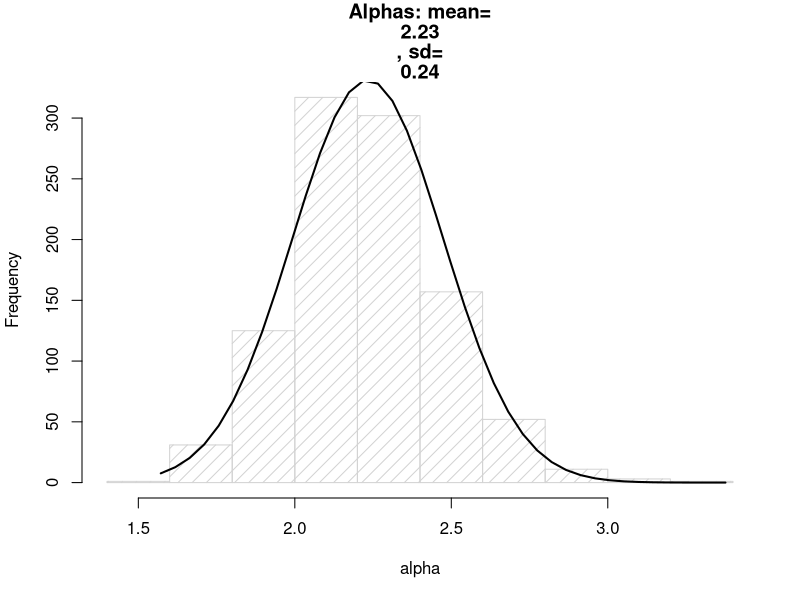
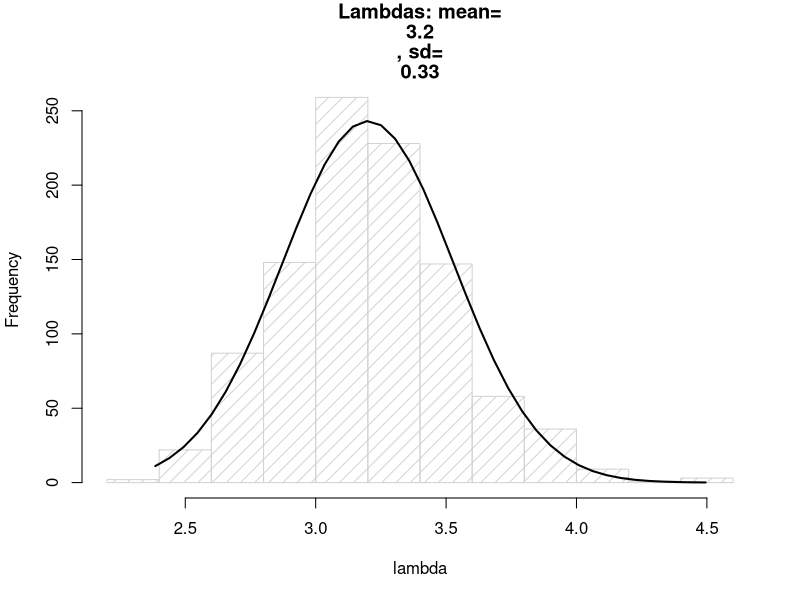

Generate these figures, in order, with R:
## 553.430 Introduction to Statistics
# Section Example Code
# Ronan Perry

set.seed(12)

get_params <- function(){
    return(c(2,3))
}


## To start, choose fixed values for \alpha and \lambda. 
params = get_params()
alpha <- params[1]
lam <- params[2]

n <- 250

## Generate a vector of 250 random gamma distributed random variables with these parameters 
# (make sure that your R parameters coincide with how Rice defines the parameters in the text). 

X <- rgamma(n=n, shape=alpha, rate = lam)


## From this and the formulas for the MOM estimators, 
# compute \hat{\lambda} and \hat{\alpha} for this data. 
# (You can verify that these numbers should be close to whatever your chosen parameter values were).

alpha1 <- mean(X) / var(X)
lam1 <- mean(X)**2 / var(X)

# Suppose \hat{\lambda}=a, and \hat{\alpha}=b.

## Determine what the large-sample distribution of these MOM estimators might be, you should implement a loop. 
# You can do this by creating, in R, an empty list with two columns. 
# I'd start with a list with 1000 rows. Let m run from 1 to 1000. 
# For each m, generate 250 gamma distributed random variables with parameters (a, b)
# that you computed above from the original data itself. 
## Compute the MOM estimates for alpha and lambda from this newly-generated data (using the formulas above for MOM estimates), 
# and then store this pair of estimates as an ordered pair in the list. 

alphas <- c()
lambdas <- c()

for (m in 1:1000){
    Xhat <- rgamma(n=n, shape=alpha1, rate = lam1)
    alphas[m] <- mean(Xhat) / var(Xhat)
    lambdas[m] <- mean(Xhat)**2 / var(Xhat)
}

## Once you have filled all spots in the list (which should have 1000 pairs in it), 
# you should plot the \hat{\lambda} coordinate and the \hat{alpha} coordinate.

# Plot alphas
xfit <- seq(min(alphas), max(alphas), length = 40) 
yfit <- dnorm(xfit, mean = mean(alphas), sd = sd(alphas)) 
ha <- hist(alphas, breaks = 10, density = 10,
          col = "lightgray", xlab = "alpha", main = paste(c("Alphas: mean=",round(mean(alphas),2),", sd=",round(sd(alphas),2)))) 
yfit <- yfit * diff(ha$mids[1:2]) * length(alphas) 
lines(xfit, yfit, col = "black", lwd = 2)

# Plot lambdas
xfit <- seq(min(lambdas), max(lambdas), length = 40) 
yfit <- dnorm(xfit, mean = mean(lambdas), sd = sd(lambdas)) 
ha <- hist(lambdas, breaks = 10, density = 10,
           col = "lightgray", xlab = "lambda", main = paste(c("Lambdas: mean=",round(mean(lambdas),2),", sd=",round(sd(lambdas),2)))) 
yfit <- yfit * diff(ha$mids[1:2]) * length(lambdas) 
lines(xfit, yfit, col = "black", lwd = 2)
